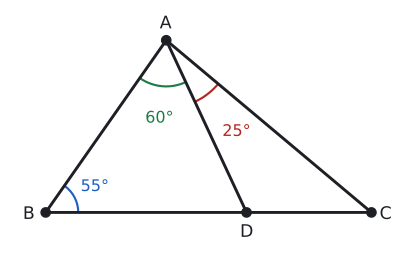

Write Python code to recreate this figure.
import sys; sys.path.insert(0, "tools")
from cizim import *

# Alıştırma soru 9: D, [BC] üzerinde. m(B)=55, m(BAD)=60, m(DAC)=25 => m(ADB)=65, m(ADC)=115, m(C)=40.
# Sıralama: |DC| < |AD| < |BD| < |AB| < |AC|.
def yon(d): return np.array([np.cos(np.radians(d)), np.sin(np.radians(d))])
def kesis(p, u, q, v):
    s = np.linalg.solve(np.array([u, -v]).T, q - p); return p + s[0] * u
B = np.array([0.0, 0.0]); C = np.array([6.0, 0.0])
A = kesis(B, yon(55), C, yon(180 - 40))
D = kesis(A, yon(55 + 180 + 60), B, yon(0))   # AB yönünden 60° dönerek AD
def olc(P, Q, R):
    u, v = Q - P, R - P; return np.degrees(np.arccos(u @ v / np.linalg.norm(u) / np.linalg.norm(v)))
print("BAD", olc(A, B, D), "DAC", olc(A, D, C), "ADB", olc(D, A, B), "C", olc(C, A, B))
for ad, P, Q in (("DC", D, C), ("AD", A, D), ("BD", B, D), ("AB", A, B), ("AC", A, C)):
    print(ad, round(np.linalg.norm(P - Q), 3))

fig, ax = sekil(5.4, 3.8)
ax.set_aspect("equal"); ax.axis("off")
ax.plot(*zip(A, B, C, A), color=YAZI); ax.plot(*zip(A, D), color=YAZI)
nokta(ax, *A, "A", dx=-0.12, dy=0.22); nokta(ax, *B, "B", dx=-0.42, dy=-0.12)
nokta(ax, *C, "C", dx=0.15, dy=-0.12); nokta(ax, *D, "D", dx=-0.12, dy=-0.45)
aci(ax, B, A, C, r=0.6, ad="55°", renk=MAVI)
aci(ax, A, B, D, r=0.85, ad="60°", renk=YESIL)
aci(ax, A, D, C, r=1.25, ad="25°", renk=KIRMIZI)
ax.set_xlim(-0.7, 6.7); ax.set_ylim(-0.7, A[1] + 0.6)
kaydet(fig, __file__)
